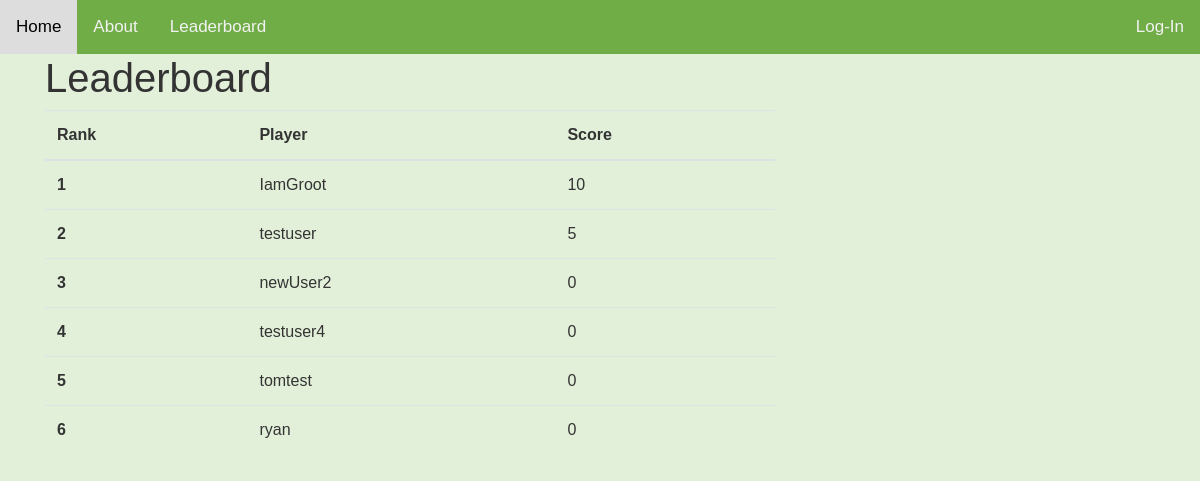
Page /leaderboard/ on the committed database.
### users/models.py (models this page shows, shortened)
class Profile(models.Model):
    user = models.OneToOneField(User, on_delete=models.CASCADE)
    image = models.ImageField(default='default.jpg', upload_to='profile_pics')
    score = models.IntegerField(default=0)
    userRank = models.IntegerField(default=0)
    Drink = models.IntegerField(default=0)
    Snack = models.IntegerField(default=0)
    Vegetable = models.IntegerField(default=0)
    Protein = models.IntegerField(default=0)
    Fruit = models.IntegerField(default=0)

### Food_Scanner/views.py (the view)
# urls.py: path('leaderboard/', views.leaderboard, name='Food_Scanner-leaderboard'),
def leaderboard(request):
    '''Users profile from user.models table loaded into d and ordered DESC by score '''
    d = Profile.objects.order_by('-score')
    return render(request, 'Food_Scanner/leaderboard.html', locals())

### Food_Scanner/templates/Food_Scanner/leaderboard.html
{% extends "Food_Scanner/base.html" %}
{% block content %}
    <h1>Leaderboard</h1>
    <table class="table">
  <thead>
    <tr>
      <th scope="col">Rank</th>
      <th scope="col">Player</th>
      <th scope="col">Score</th>
    </tr>
  </thead>
  <tbody>
    {% for i in d %}
      <tr>
      <th scope="row">{{ forloop.counter }}</th>
      <td>{{ i.user }}</td>
      <td>{{ i.score }}</td>
      </tr>
    {%  endfor %}
  </tbody>
    </table>
    </body>
{% endblock content%}

### Food_Scanner/static/Food_Scanner/main.css (style rules this page uses)
body { background: #e2f0d9; color: #333333; font-family: Arial, Helvetica, sans-serif; }

### rows in the picture
Profile: user "IamGroot", score "10"
Profile: user "testuser", score "5"
Profile: user "newUser2", score "0"
Profile: user "testuser4", score "0"
Profile: user "tomtest", score "0"
Profile: user "ryan", score "0"
